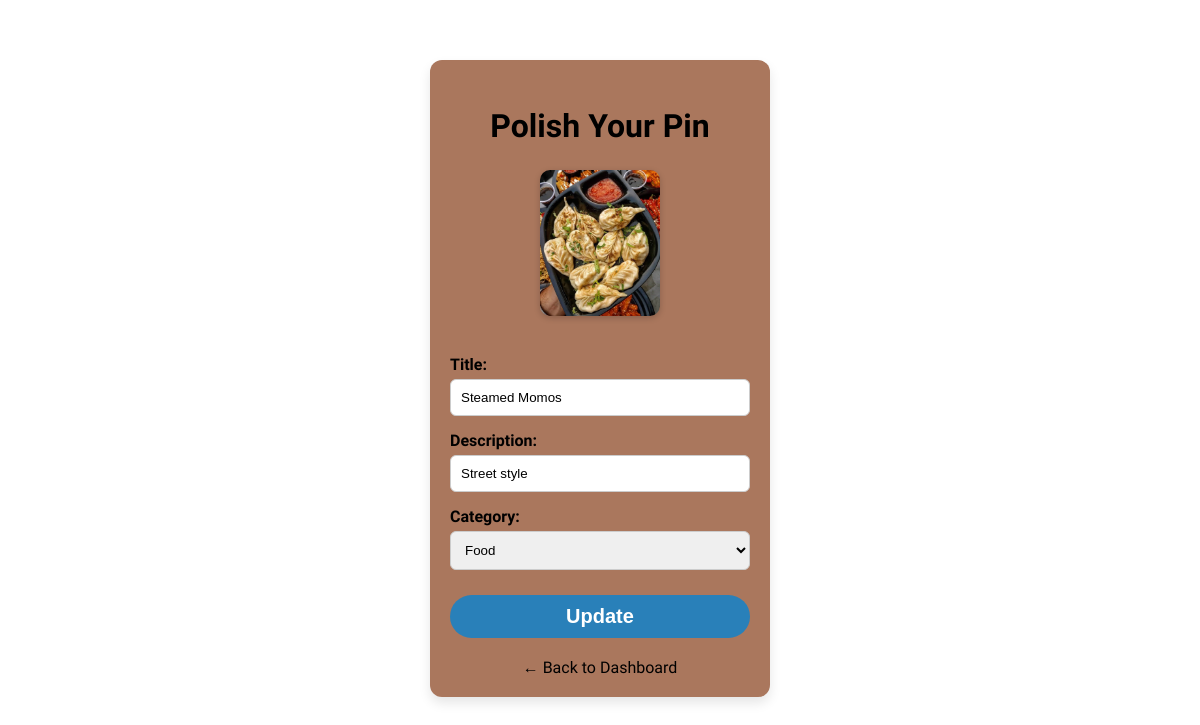
The app's page /edit/5 (signed in) with its own data.
### tables this page shows
CREATE TABLE "images" (
	"id"	INTEGER,
	"filename"	TEXT NOT NULL,
	"title"	TEXT NOT NULL,
	"description"	TEXT,
	"category"	TEXT,
	PRIMARY KEY("id" AUTOINCREMENT)
);

### app.py (the view, shortened to what this page needs)
@app.route('/edit/<int:image_id>', methods=['GET', 'POST'])
@login_required
def edit_image(image_id):
    conn = sqlite3.connect('database.db')
    cursor = conn.cursor()
    cursor.execute("SELECT * FROM images WHERE id = ?", (image_id,))
    image = cursor.fetchone()
    conn.close()
    return render_template('edit_image.html', image=image)

### app.py (called while the page is built)
def login_required(f):
    @wraps(f)
    def decorated_function(*args, **kwargs):
        if 'username' not in session:
            flash("Login required to access this page.", "warning")
            return redirect(url_for('login'))
        return f(*args, **kwargs)
    return decorated_function

@app.context_processor
def utility_processor():
    return dict(flash_messages=get_flashed_messages(with_categories=True))

### templates/edit_image.html (shortened to what this page needs)
<!DOCTYPE html>
<html lang="en">
<head>
</head>
<body>
<div class="container">
    <h2>Polish Your Pin</h2>
    <div class="image-preview">
        <img src="{{ url_for('static', filename='uploaded/' + image[1]) }}" alt="Current Image">
    </div>
    <form action="{{ url_for('edit_image', image_id=image[0]) }}" method="POST">
        <label for="title">Title:</label>
        <input type="text" name="title" id="title" value="{{ image[2] }}" required>
        <label for="description">Description:</label>
        <input type="text" name="description" id="description" value="{{ image[3] }}">
        <label for="category">Category:</label>
        <select name="category" id="category" required>
            <option value="Food" {% if image[4] == "Food" %}selected{% endif %}>Food</option>
        </select>
        <button type="submit">Update</button>
    </form>
    <a href="{{ url_for('dashboard') }}" class="back-link">← Back to Dashboard</a>
</div>
</body>
</html>

### templates/edit_image.html (style rules this page uses)
body { font-family: 'Segoe UI', sans-serif; background: url("https://img.freepik.com/premium-vector/abstract-mountain-contemporary-aesthetic-backgrounds-landscape_532781-57.jpg") no-repeat center center fixed; background-size: cover; margin: 0; padding: 0; }
.container { max-width: 300px; margin: 60px auto; padding: 20px; background-color: #aa775d; border-radius: 12px; box-shadow: 0 6px 12px rgba(0,0,0,0.1); }
h2 { text-align: center; color: #000000; margin-bottom: 25px; font-family: 'Lobster', cursive; animation: fadeInUp 1s ease-out; font-size: 32px; }
.image-preview { text-align: center; margin-bottom: 20px; }
.image-preview img { max-width: 40%; border-radius: 10px; box-shadow: 0 2px 6px rgba(0,0,0,0.2); }
form { display: flex; flex-direction: column; }
label { margin-top: 15px; margin-bottom: 5px; font-weight: 600; color: #000000; }
input[type="text"], select { padding: 10px; border-radius: 6px; border: 1px solid #ccc; outline: none; transition: border-color 0.3s; }
button { margin-top: 25px; padding: 10px; background-color: #2980b9; color: white; border: none; border-radius: 26px; font-size: 20px; font-weight: bold; cursor: pointer; transition: background-color 0.3s, transform 0.2s; }
.back-link { display: block; text-align: center; margin-top: 20px; color: #000000; text-decoration: none; font-weight: 500; }

### records on screen
images: filename (picture), title "Steamed Momos", description "Street style", category "Food"
